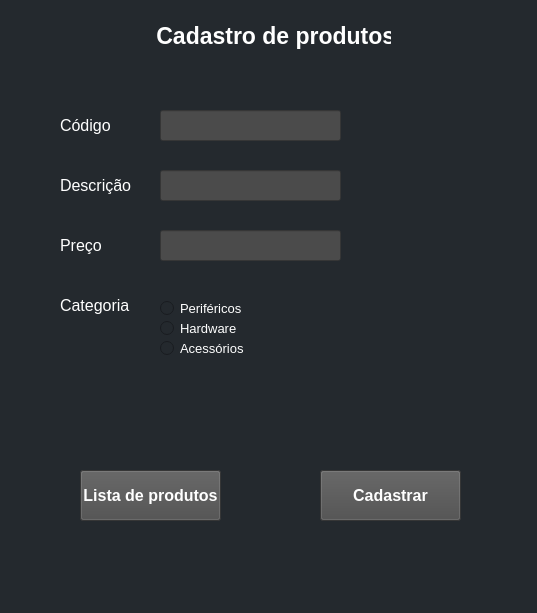
<?xml version="1.0" encoding="UTF-8"?>
<ui version="4.0">
 <class>MainWindow</class>
 <widget class="QMainWindow" name="MainWindow">
  <property name="geometry">
   <rect>
    <x>0</x>
    <y>0</y>
    <width>537</width>
    <height>613</height>
   </rect>
  </property>
  <property name="windowTitle">
   <string>MainWindow</string>
  </property>
  <property name="styleSheet">
   <string notr="true">background-color: rgb(36, 41, 46);</string>
  </property>
  <widget class="QWidget" name="centralwidget">
   <widget class="QLabel" name="label">
    <property name="geometry">
     <rect>
      <x>150</x>
      <y>0</y>
      <width>241</width>
      <height>71</height>
     </rect>
    </property>
    <property name="font">
     <font>
      <family>Segoe UI</family>
      <pointsize>17</pointsize>
      <weight>75</weight>
      <italic>false</italic>
      <bold>true</bold>
      <underline>false</underline>
      <strikeout>false</strikeout>
      <stylestrategy>PreferDefault</stylestrategy>
      <kerning>true</kerning>
     </font>
    </property>
    <property name="contextMenuPolicy">
     <enum>Qt::NoContextMenu</enum>
    </property>
    <property name="layoutDirection">
     <enum>Qt::LeftToRight</enum>
    </property>
    <property name="styleSheet">
     <string notr="true">color: rgb(255, 255, 255);</string>
    </property>
    <property name="text">
     <string> Cadastro de produtos</string>
    </property>
   </widget>
   <widget class="QLabel" name="label_2">
    <property name="geometry">
     <rect>
      <x>60</x>
      <y>110</y>
      <width>71</width>
      <height>31</height>
     </rect>
    </property>
    <property name="font">
     <font>
      <family>Segoe UI</family>
      <pointsize>12</pointsize>
     </font>
    </property>
    <property name="styleSheet">
     <string notr="true">color: rgb(255, 255, 255);</string>
    </property>
    <property name="text">
     <string>Código</string>
    </property>
   </widget>
   <widget class="QLabel" name="label_3">
    <property name="geometry">
     <rect>
      <x>60</x>
      <y>170</y>
      <width>71</width>
      <height>31</height>
     </rect>
    </property>
    <property name="font">
     <font>
      <family>Segoe UI</family>
      <pointsize>12</pointsize>
     </font>
    </property>
    <property name="styleSheet">
     <string notr="true">color: rgb(255, 255, 255);</string>
    </property>
    <property name="text">
     <string>Descrição</string>
    </property>
   </widget>
   <widget class="QLabel" name="label_4">
    <property name="geometry">
     <rect>
      <x>60</x>
      <y>230</y>
      <width>71</width>
      <height>31</height>
     </rect>
    </property>
    <property name="font">
     <font>
      <family>Segoe UI</family>
      <pointsize>12</pointsize>
     </font>
    </property>
    <property name="styleSheet">
     <string notr="true">color: rgb(255, 255, 255);</string>
    </property>
    <property name="text">
     <string>Preço</string>
    </property>
   </widget>
   <widget class="QLineEdit" name="lineEdit">
    <property name="geometry">
     <rect>
      <x>160</x>
      <y>110</y>
      <width>181</width>
      <height>31</height>
     </rect>
    </property>
    <property name="font">
     <font>
      <family>Segoe UI</family>
      <pointsize>12</pointsize>
     </font>
    </property>
    <property name="styleSheet">
     <string notr="true">color: rgb(255, 255, 255);
background-color: rgb(75, 75, 75);</string>
    </property>
    <property name="text">
     <string/>
    </property>
   </widget>
   <widget class="QLineEdit" name="lineEdit_2">
    <property name="geometry">
     <rect>
      <x>160</x>
      <y>170</y>
      <width>181</width>
      <height>31</height>
     </rect>
    </property>
    <property name="font">
     <font>
      <family>Segoe UI</family>
      <pointsize>12</pointsize>
     </font>
    </property>
    <property name="styleSheet">
     <string notr="true">color: rgb(255, 255, 255);
background-color: rgb(75, 75, 75);</string>
    </property>
   </widget>
   <widget class="QLineEdit" name="lineEdit_3">
    <property name="geometry">
     <rect>
      <x>160</x>
      <y>230</y>
      <width>181</width>
      <height>31</height>
     </rect>
    </property>
    <property name="font">
     <font>
      <family>Segoe UI</family>
      <pointsize>12</pointsize>
     </font>
    </property>
    <property name="styleSheet">
     <string notr="true">color: rgb(255, 255, 255);
background-color: rgb(75, 75, 75);
</string>
    </property>
    <property name="text">
     <string/>
    </property>
   </widget>
   <widget class="QLabel" name="label_5">
    <property name="geometry">
     <rect>
      <x>60</x>
      <y>290</y>
      <width>71</width>
      <height>31</height>
     </rect>
    </property>
    <property name="font">
     <font>
      <family>Segoe UI</family>
      <pointsize>12</pointsize>
     </font>
    </property>
    <property name="styleSheet">
     <string notr="true">color: rgb(255, 255, 255);</string>
    </property>
    <property name="text">
     <string>Categoria</string>
    </property>
   </widget>
   <widget class="QRadioButton" name="radioButton">
    <property name="geometry">
     <rect>
      <x>160</x>
      <y>300</y>
      <width>91</width>
      <height>17</height>
     </rect>
    </property>
    <property name="font">
     <font>
      <family>Segoe UI</family>
      <pointsize>10</pointsize>
     </font>
    </property>
    <property name="styleSheet">
     <string notr="true">color: rgb(255, 255, 255);</string>
    </property>
    <property name="text">
     <string>Periféricos</string>
    </property>
   </widget>
   <widget class="QRadioButton" name="radioButton_2">
    <property name="geometry">
     <rect>
      <x>160</x>
      <y>320</y>
      <width>91</width>
      <height>17</height>
     </rect>
    </property>
    <property name="font">
     <font>
      <family>Segoe UI</family>
      <pointsize>10</pointsize>
     </font>
    </property>
    <property name="styleSheet">
     <string notr="true">color: rgb(255, 255, 255);</string>
    </property>
    <property name="text">
     <string>Hardware</string>
    </property>
   </widget>
   <widget class="QRadioButton" name="radioButton_3">
    <property name="geometry">
     <rect>
      <x>160</x>
      <y>340</y>
      <width>91</width>
      <height>17</height>
     </rect>
    </property>
    <property name="font">
     <font>
      <family>Segoe UI</family>
      <pointsize>10</pointsize>
     </font>
    </property>
    <property name="styleSheet">
     <string notr="true">color: rgb(255, 255, 255);</string>
    </property>
    <property name="text">
     <string>Acessórios</string>
    </property>
   </widget>
   <widget class="QPushButton" name="pushButton">
    <property name="geometry">
     <rect>
      <x>320</x>
      <y>470</y>
      <width>141</width>
      <height>51</height>
     </rect>
    </property>
    <property name="font">
     <font>
      <family>Segoe UI</family>
      <pointsize>12</pointsize>
      <weight>75</weight>
      <bold>true</bold>
     </font>
    </property>
    <property name="styleSheet">
     <string notr="true">color: rgb(255, 255, 255);
background-color: rgb(75, 75, 75);</string>
    </property>
    <property name="text">
     <string>Cadastrar</string>
    </property>
   </widget>
   <widget class="QPushButton" name="pushButton_2">
    <property name="geometry">
     <rect>
      <x>80</x>
      <y>470</y>
      <width>141</width>
      <height>51</height>
     </rect>
    </property>
    <property name="font">
     <font>
      <family>Segoe UI</family>
      <pointsize>12</pointsize>
      <weight>75</weight>
      <bold>true</bold>
     </font>
    </property>
    <property name="styleSheet">
     <string notr="true">color: rgb(255, 255, 255);
background-color: rgb(75, 75, 75);</string>
    </property>
    <property name="text">
     <string>Lista de produtos</string>
    </property>
   </widget>
  </widget>
  <widget class="QMenuBar" name="menubar">
   <property name="geometry">
    <rect>
     <x>0</x>
     <y>0</y>
     <width>537</width>
     <height>21</height>
    </rect>
   </property>
  </widget>
  <widget class="QStatusBar" name="statusbar"/>
 </widget>
 <resources/>
 <connections/>
</ui>
